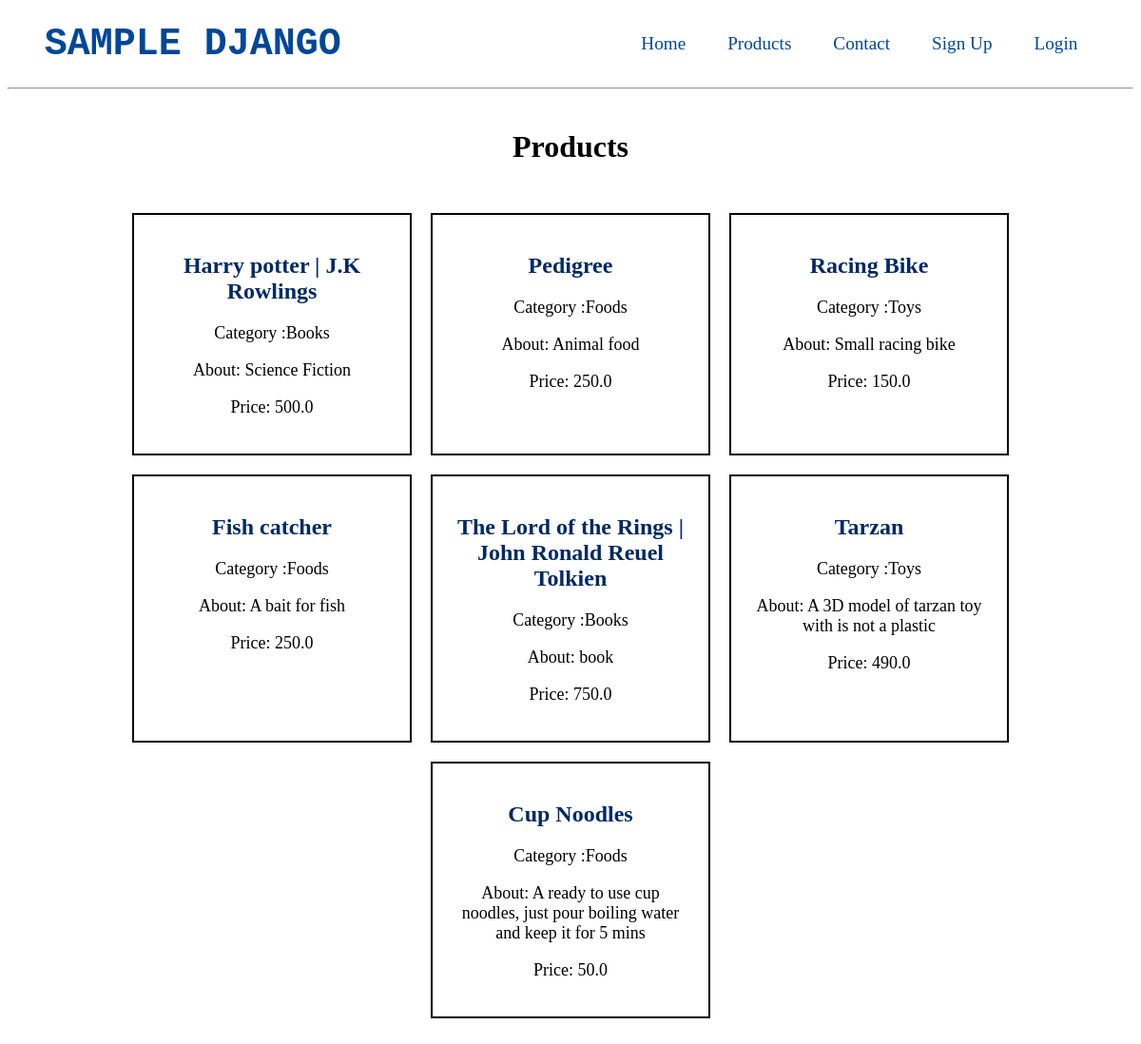
The app's page /product/ with its own data.
### base/models.py (models this page shows, shortened)
class Product(models.Model):
    product_categorie = models.ForeignKey(Categorie,related_name='Products',on_delete=models.CASCADE)
    product_name = models.CharField(max_length=100)
    product_description = models.CharField(blank=True,null=True,max_length=500)
    product_price = models.FloatField(null=False,blank=False,default=0)
    product_user = models.ForeignKey(User,related_name='Product',on_delete=models.CASCADE)

class Categorie(models.Model):
    categorie_name = models.CharField(max_length=100)
    def __str__(self):
        return self.categorie_name

### base/views.py (the view)
# urls.py: path('product/',product,name='product'),
def product(request):
    myProduct = Product.objects.filter()
    myCategorie = Categorie.objects.all()
    return render(request,'product.html',{
        'product' : myProduct,
        'categorie' : myCategorie,
    })

### templates/product.html (shortened to what this page needs)
{% extends 'base.html' %}
{% block content%}
<div class="holder">
    <h1 class="headerForproducts">Products</h1>
    <div class="mainItemholder">
        {% for item in product %}
            <div class="itemContainer">
                <a class="itemOfProduct" href="{% url 'detail' item.id %}">
                    <h2 style="color: hsl(216, 100%, 20%);">{{item.product_name}}</h2>
                    <p style="font-weight: 500; font-size: large;" name="Category"><label for="Category">Category :</label>{{item.product_categorie}}</p>
                    <p style="font-weight: 500; font-size: large;" name="about"><label for="about">About: </label>{{item.product_description}}</p>
                    <p style="font-weight: 500; font-size: large;" name="price"><label for="price">Price: </label>{{item.product_price}}</p>
                </a>
            </div>
        {% endfor %}
    </div>
</div>
{% endblock%}

### templates/base.html (shortened to what this page needs)
<!DOCTYPE html>
<html lang="en">
<head>
</head>
<body>
    {% include 'navBar.html'%}
    {% block content %}{% endblock %}
</body>
</html>

### templates/navBar.html (shortened to what this page needs)
<div class="navHead">
    <a class="Heading">Sample Django</a>
<section class="navgap">
    <a class="nav" href="{% url 'home' %}">Home</a>
    <a class="nav" href="{% url 'product' %}">Products</a>
    <a class="nav" href="{% url 'contact' %}">Contact</a>
    {% if request.user.is_authenticated %}
    <a class="nav" href="{% url "new" %}">Add Items</a>
    <a class="nav" href="{% url "logout" %}">Logout</a>
    {% else %}
    <a class="nav" href="{% url "signup" %}">Sign Up</a>
    <a class="nav" href="{% url 'login' %}">Login</a>
    {% endif %}
</section>
</div>
<hr>

### templates/product.html (style rules this page uses)
.headerForproducts { text-align: center; width: 100%; }
.mainItemholder { display: flex; flex-wrap: wrap; justify-content: center; padding: 20px; }
.itemContainer { display: flex; flex-direction: column; border: solid black 2px; text-align: center; width: 250px; padding: 20px; margin: 10px; }
.holder { margin: 20px; display: flex; flex-direction: column; align-items: center; }
.itemOfProduct { text-decoration: none; color : black; }

### templates/navBar.html (style rules this page uses)
.navHead { margin: 2%; display: flex; justify-content: space-between; align-items: center; padding: 0 15px 0 15px; }
.nav { color: hsl(212, 100%, 30%); font-size: larger; margin: 0 20px; text-decoration: none; }
.Heading { color: hsl(212, 100%, 30%); font-size: 40px; text-align: center; text-transform: uppercase; font-family: 'Courier New', Courier, monospace; font-weight: 700; pointer-events: none; }
.navgap { margin-left: auto; }

### records on screen
Product: product_name "Harry potter | J.K Rowlings", product_categorie "Books", product_description "Science Fiction", product_price "500.0"
Product: product_name "Pedigree", product_categorie "Foods", product_description "Animal food", product_price "250.0"
Product: product_name "Racing Bike", product_categorie "Toys", product_description "Small racing bike", product_price "150.0"
Product: product_name "Fish catcher", product_categorie "Foods", product_description "A bait for fish", product_price "250.0"
Product: product_name "The Lord of the Rings | John Ronald Reuel Tolkien", product_categorie "Books", product_description "book", product_price "750.0"
Product: product_name "Tarzan", product_categorie "Toys", product_description "A 3D model of tarzan toy with is not a plastic", product_price "490.0"
Product: product_name "Cup Noodles", product_categorie "Foods", product_description "A ready to use cup noodles, just pour boiling water and keep it for 5 mins", product_price "50.0"
